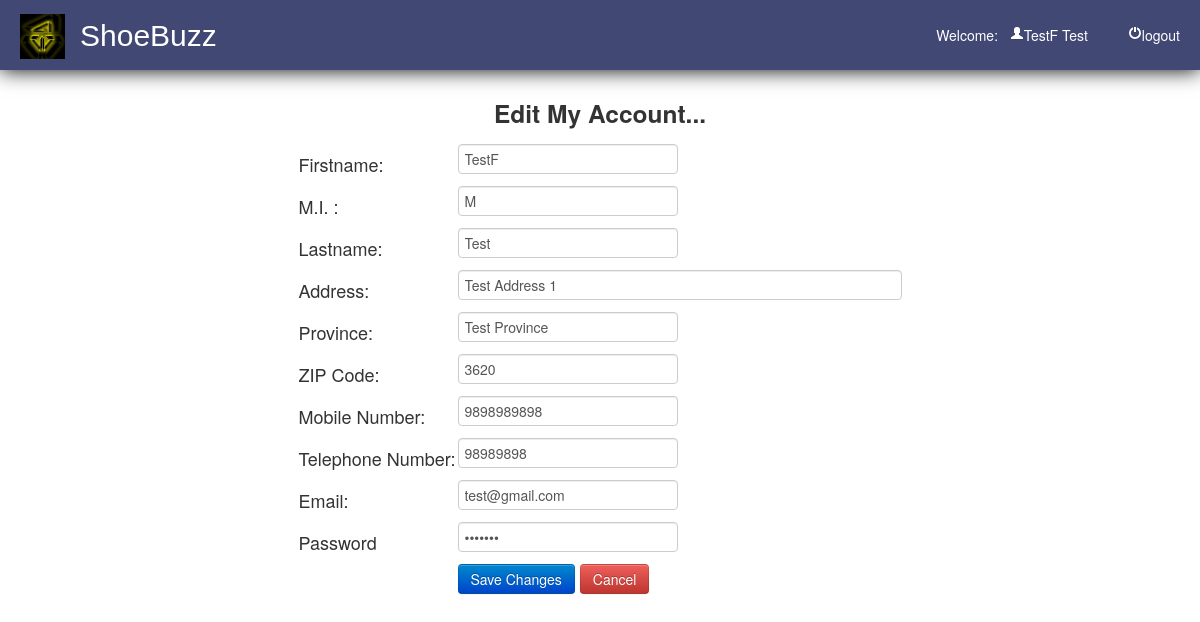
/account.php (signed in), run on the app's committed database.
### tables this page shows
CREATE TABLE `customer` (
  `customerid` int(11) NOT NULL,
  `firstname` varchar(50) NOT NULL,
  `mi` varchar(1) NOT NULL,
  `lastname` varchar(50) NOT NULL,
  `address` varchar(100) NOT NULL,
  `country` varchar(50) NOT NULL,
  `zipcode` varchar(20) NOT NULL,
  `mobile` varchar(20) NOT NULL,
  `telephone` varchar(20) NOT NULL,
  `email` varchar(50) NOT NULL,
  `password` varchar(50) NOT NULL
);

### account.php (the view, shortened to what this page needs)
<?php
	include("db/dbconn.php");
?>
<!DOCTYPE html>
<html>
<head>
	<link rel = "stylesheet" type = "text/css" href="css/style.css" media="all">
	<link rel="stylesheet" type="text/css" href="css/bootstrap.css">
</head>
<body>
	<div id="header">
		<img src="img/logo.jpg">
		<label>ShoeBuzz</label>
			<?php
				$id = (int) $_SESSION['id'];
					$query = $conn->query("SELECT * FROM customer WHERE customerid = '$id' ") or die (mysqli_error());
					$fetch = $query->fetch_array();
			?>
			<ul>
				<li><a href="function/logout.php"><i class="icon-off icon-white"></i>logout</a></li>
				<li><a href="#profile" href  data-toggle="modal">Welcome:&nbsp;&nbsp;&nbsp;<i class="icon-user icon-white"></i><?php echo $fetch['firstname']; ?>&nbsp;<?php echo $fetch['lastname'];?></a></li>
			</ul>
	</div>
<div id="container">
							<?php
								$id = (int) $_SESSION['id'];
								$query = $conn->query ("SELECT * FROM customer WHERE customerid = '$id' ") or die (mysql_error());
								$fetch = $query->fetch_array ();
									$firstname=$fetch['firstname'];
									$mi=$fetch['mi'];
									$lastname=$fetch['lastname'];
									$address=$fetch['address'];
									$country=$fetch['country'];
									$zipcode=$fetch['zipcode'];
									$mobile=$fetch['mobile'];
									$telephone=$fetch['telephone'];
									$email=$fetch['email'];
									$password=$fetch['password'];
						?>
				<div id="account">
					<form method="POST" action="function/edit_customer.php">
						<center>
						<h3>Edit My Account...</h3>
							<table>
								<tr>
									<td>Firstname:</td><td><input type="text" name="firstname" placeholder="Firstname" required value="<?php echo $firstname; ?>"></td>
								</tr>
								<tr>
									<td>M.I. :</td><td><input type="text" name="mi" placeholder="Middle Initial" maxlength="1" required value="<?php echo $mi;?>"></td>
								</tr>
								<tr>
									<td>Lastname:</td><td><input type="text" name="lastname" placeholder="Lastname" required value="<?php  echo $lastname;?>"></td>
								</tr>
								<tr>
									<td>Address:</td><td><input type="text" name="address" placeholder="Address" style="width:430px;"required value="<?php echo $address;?>"></td>
								</tr>
								<tr>
									<td>Province:</td><td><input type="text" name="country" placeholder="Province" required value="<?php echo $country;?>"></td>
								</tr>
								<tr>
									<td>ZIP Code:</td><td><input type="text" name="zipcode" placeholder="ZIP Code" required value="<?php echo $zipcode;?>" maxlength="4"></td>
								</tr>
								<tr>
									<td>Mobile Number:</td><td><input type="text" name="mobile" placeholder="Mobile Number" value="<?php echo $mobile;?>" maxlength="11"></td>
								</tr>
								<tr>
									<td>Telephone Number:</td><td><input type="text" name="telephone" placeholder="Telephone Number" value="<?php echo $telephone;?>" maxlength="8"></td>
								</tr>
								<tr>
									<td>Email:</td><td><input type="email" name="email" placeholder="Email" required value="<?php echo $email;?>"></td>
								</tr>
								<tr>
									<td>Password</td><td><input type="password" name="password" placeholder="Password" required value="<?php echo $password;?>"></td>
								</tr>
								<tr>
									<td></td><td><input type="submit" name="edit" value="Save Changes" class="btn btn-primary">&nbsp;<a href="home.php"><input type="button" name="cancel" value="Cancel" class="btn btn-danger"></a></td>
								</tr>
							</table>
						</center>
					</form>
				</div>
	<br>
</div>
</body>
</html>

### css/style.css (style rules this page uses)
#header { height:70px; width:100%; background-color:#424874; color:#ffffff; text-indent:10px; -webkit-box-shadow:0px 0px 20px 0px black; -moz-box-shadow:0px 0px 20px 0px black; box-shadow:0px 0px 20px 0px black; display: flex; justify-content: space-between; align-items:center }
#header img { position:absolute; height:45px; width:45px; margin-left:20px; margin-top:2.5px; }
#header label { position:relative; top:15px; color:#fff; text-indent:80px; font-size:30px; clear:both; font-family:arial; margin-bottom: 28px; }
#header ul { list-style-type:none; position:relative; }
#header ul li { display:inline; position:relative; float:right; margin-right:20px; bottom:8px; margin-top: 25px; }
#header ul li a { text-decoration:none; color:#fff; margin-left: 10px; }
#container { margin:auto; width:1150px; }
#account { position:relative; margin-top:2%; }
#account form table tr td { font-size:18px; }

### data on the page
customer: firstname "TestF", lastname "Test", mi "M", address "Test Address 1", country "Test Province", zipcode "3620", mobile "9898989898", telephone "98989898", email "test@gmail.com"
